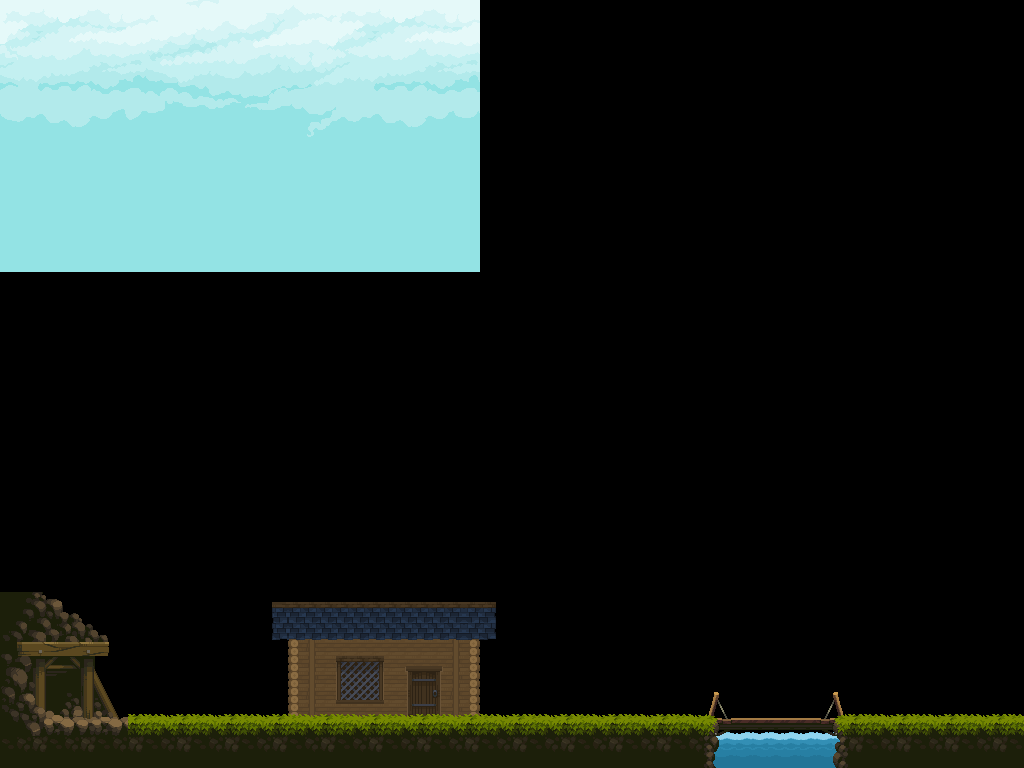

This game map was drawn from its Tiled (.tmx) file and the tilesets committed beside it. A one-line description and the trimmed map source follow:
An orthogonal 64x48 tile map with 16x16 px tiles, 3 tile layers (Layer 3, Layer 2, Layer 1), 3 tilesets, 1 image layer.

<map version="1.10" tiledversion="1.11.0" orientation="orthogonal" renderorder="right-down" width="64" height="48" tilewidth="16" tileheight="16" infinite="0" nextlayerid="6" nextobjectid="1">
 <tileset firstgid="1" source="Dungeon.tsx" />
 <tileset firstgid="885" source="village_tiles.tsx" />
 <tileset firstgid="1510" source="village_buildings.tsx" />
 <imagelayer id="5" name="Background" parallaxy="0.23" repeatx="1">
  <image source="Tile png/Legacy-Fantasy - High Forest 2.3/Background/Background.png" width="480" height="272" />
 </imagelayer>
 <layer id="3" name="Layer 3" width="64" height="48">
  <data>[3072 cells, 112 non-empty, 23 distinct tile ids]</data>
 </layer>
 <layer id="4" name="Layer 2" width="64" height="48">
  <data>[3072 cells, 21 non-empty, 21 distinct tile ids]</data>
 </layer>
 <layer id="1" name="Layer 1" width="64" height="48">
  <data>[3072 cells, 423 non-empty, 121 distinct tile ids]</data>
 </layer>
</map>
